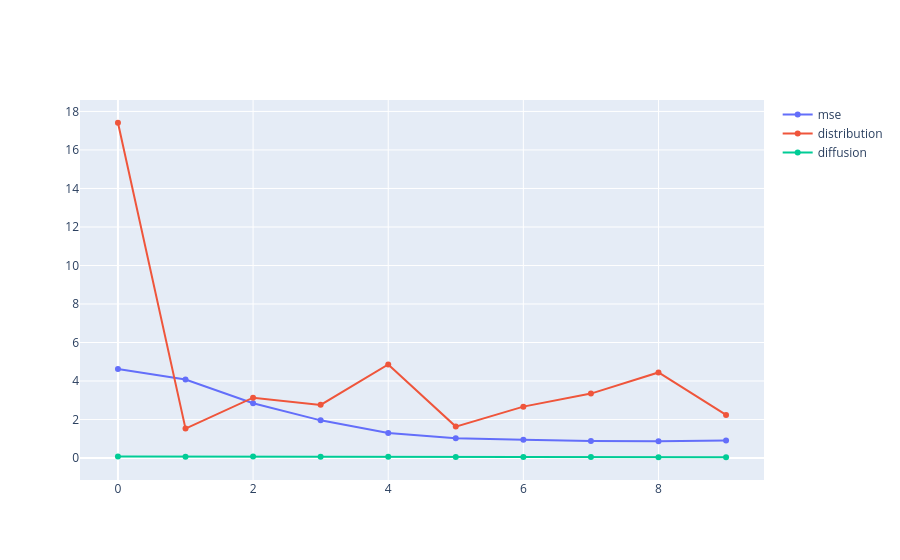

Here is the notebook cell this chart was saved with:
### Code cell
mweight = [t[0].item() for t in losses]
dweight = [t[1].item() for t in losses]
fweight = [t[2].item() for t in losses]
print(self.tracked_losses)

import plotly.graph_objects as go

fig = go.Figure()
fig.add_trace(go.Scatter(x=list(range(len(mweight))), y=mweight, name='mse'))
fig.add_trace(go.Scatter(x=list(range(len(dweight))), y=dweight, name='distribution'))
fig.add_trace(go.Scatter(x=list(range(len(fweight))), y=fweight, name='diffusion'))

### Figure 1 — Plotly figure (JSON) as saved in the notebook; plotly's stock layout.template omitted (floating-point values rounded to 4 significant figures)
{"data": [{"name": "mse", "type": "scatter", "x": [0, 1, 2, 3, 4, 5, 6, 7, 8, 9], "y": [4.618, 4.079, 2.845, 1.957, 1.305, 1.023, 0.9554, 0.8796, 0.8731, 0.9046]}, {"name": "distribution", "type": "scatter", "x": [0, 1, 2, 3, 4, 5, 6, 7, 8, 9], "y": [17.41, 1.527, 3.135, 2.761, 4.861, 1.632, 2.67, 3.346, 4.444, 2.237]}, {"name": "diffusion", "type": "scatter", "x": [0, 1, 2, 3, 4, 5, 6, 7, 8, 9], "y": [0.07299, 0.06989, 0.07603, 0.06905, 0.06188, 0.05933, 0.05074, 0.04821, 0.04361, 0.04044]}], "layout": {}}
